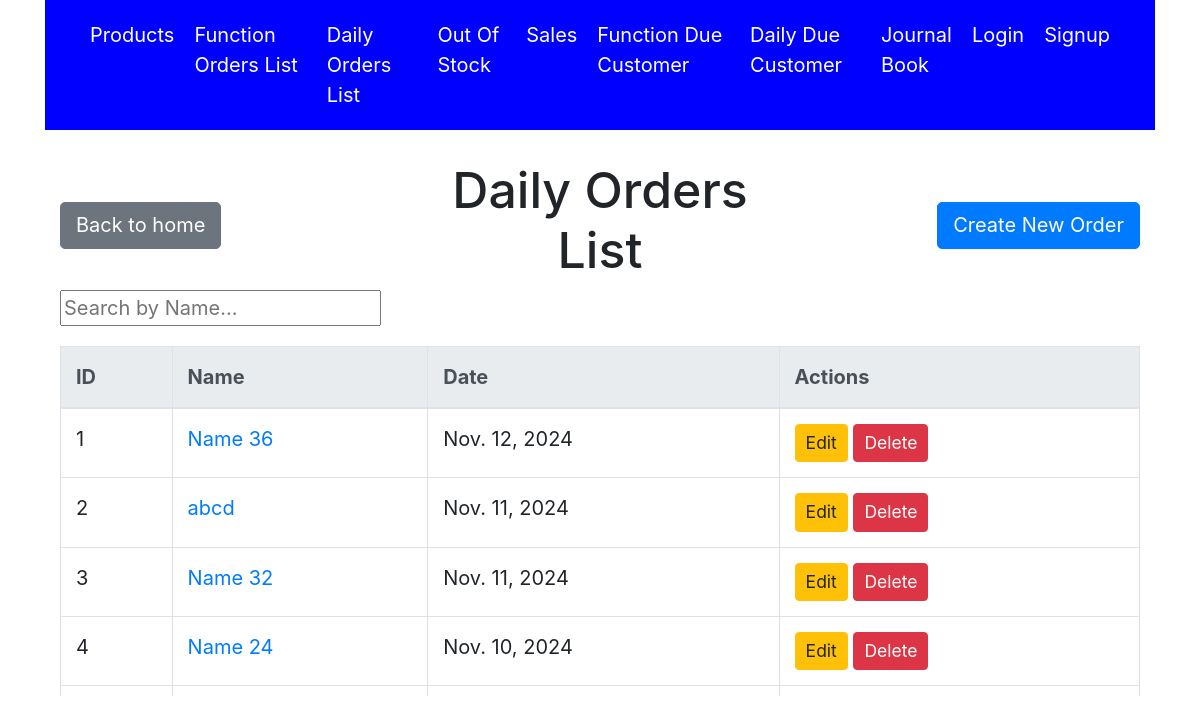
/orders/, run on an earlier commit of the app's database.
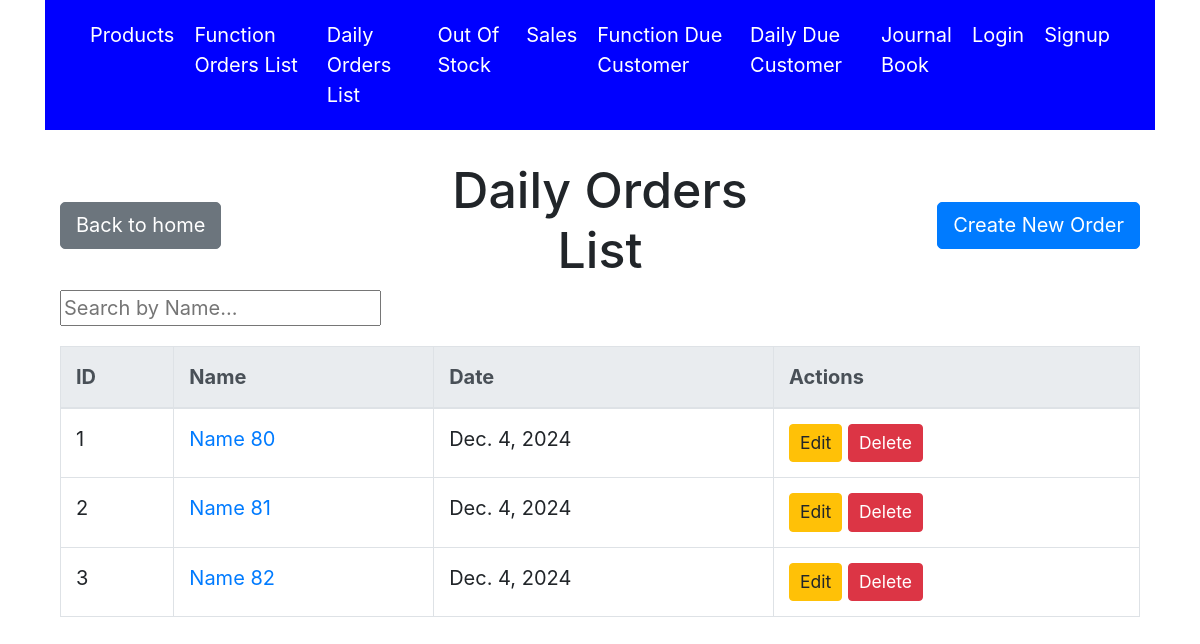
And on a later commit of the database.
### accounts/models.py (models this page shows, shortened)
class Orders(models.Model):
    name = models.CharField(max_length=255)
    date = models.DateField(default=timezone.now)
    is_function = models.BooleanField(default=True)

### accounts/views.py (the view)
# urls.py: path('orders/', views.orders_list, name='orders_list'),
def orders_list(request):
    orders = Orders.objects.filter(is_function=False).order_by('-date')  # '-' before 'date' indicates descending order
    query = request.GET.get('q', '')  # Get the search query from GET parameters
    if query:
        orders_list = Orders.objects.filter(name__istartswith=query).order_by('name')  # Filter by query
    else:
        orders_list = Orders.objects.all().order_by('name')  # Get all products if no query
    return render(request, 'orders_list.html', {'orders': orders, 'orders_list' : orders_list})

### accounts/templates/orders_list.html (shortened to what this page needs)
{% extends 'base.html' %}
{% block content %}
<head>
    <link rel="stylesheet" href="https://maxcdn.bootstrapcdn.com/bootstrap/4.5.2/css/bootstrap.min.css">
</head>
<body class="container">
    <div class="row align-items-center mt-4">
        <div class="col text-left">
            <a href="{% url 'home' %}" class="btn btn-secondary">Back to home</a>
        </div>
        <div class="col text-center">
            <h1>Daily Orders List</h1>
        </div>
        <div class="col text-right">
            <a href="{% url 'orders_create' %}?is_function=false" class="btn btn-primary">Create New Order</a>
        </div>
    </div>
    <div class="search-form mb-3">
        <input type="text" id="productSearch" placeholder="Search by Name..." onkeyup="searchProducts()">
    </div>
    <div class="table-wrapper">
        <table class="table table-bordered">
            <thead class="thead-light">
                <tr>
                    <th>ID</th>
                    <th>Name</th>
                    <th>Date</th>
                    <th>Actions</th>
                </tr>
            </thead>
            <tbody id="ordersTableBody">
                {% for order in orders %}
                    <tr class="order-item">
                        <td>{{ forloop.counter }}</td>
                        <td><a href="{% url 'orders_detail' order.id %}">{{ order.name }}</a></td>
                        <td>{{ order.date }}</td>
                        <td>
                            <a href="{% url 'orders_update' order.id %}" class="btn btn-warning btn-sm">Edit</a>
                            <form action="{% url 'orders_delete' order.id %}" method="POST" style="display:inline;">
                                <button type="submit" class="btn btn-danger btn-sm">Delete</button>
                            </form>
                        </td>
                    </tr>
                {% endfor %}
            </tbody>
        </table>
    </div>
</body>
{% endblock %}

### accounts/templates/base.html (shortened to what this page needs)
<!DOCTYPE html>
<html lang="en">
<head>
    <link href="https://stackpath.bootstrapcdn.com/bootstrap/4.5.2/css/bootstrap.min.css" rel="stylesheet">
</head>
<body>
    <nav class="navbar navbar-expand-lg navbar-light">
        <div class="container">
            <div class="collapse navbar-collapse" id="navbarNav">
                <ul class="navbar-nav ml-auto">
                    <li class="nav-item"><a class="nav-link" href="{% url 'product_list' %}">Products</a></li>
                    <li class="nav-item"><a class="nav-link" href="{% url 'function_orders_list' %}">Function Orders List</a></li>
                    <li class="nav-item"><a class="nav-link" href="{% url 'orders_list' %}">Daily Orders List</a></li>
                    <li class="nav-item"><a class="nav-link" href="{% url 'out_of_stock_products' %}">Out Of Stock</a></li>
                    <li class="nav-item"><a class="nav-link" href="{% url 'sales_summary' %}">Sales</a></li>
                    <li class="nav-item"><a class="nav-link" href="{% url 'function_debt_customer_list' %}?is_function=True">Function Due Customer</a></li>
                    <li class="nav-item"><a class="nav-link" href="{% url 'daily_debt_customer_list' %}?is_function=False">Daily Due Customer</a></li>
                    <li class="nav-item"><a class="nav-link" href="{% url 'journal_list' %}">Journal Book</a></li>
                    {% if user.is_authenticated %}
                        <li class="nav-item"><a class="nav-link" href="{% url 'logout' %}">Logout</a></li>
                    {% else %}
                        <li class="nav-item"><a class="nav-link" href="{% url 'login' %}">Login</a></li>
                        <li class="nav-item"><a class="nav-link" href="{% url 'signup' %}">Signup</a></li>
                    {% endif %}
                </ul>
            </div>
        </div>
    </nav>
    <div class="container">
        <div class="main-content">
            {% block content %}{% endblock %}
        </div>
    </div>
</body>
</html>

### accounts/templates/base.html (style rules this page uses)
html, body { height: 100%; margin: 0; font-size: 20px; }
.navbar { background-color: blue; }
.navbar a { color: #ffffff !important; }

### accounts/templates/orders_list.html (style rules this page uses)
.table-wrapper { overflow-y: auto; max-height: 350px; display: block; position: relative; }

What changed in the data, as far as the page shows it:
removed Orders: name "Name 36", date "Nov. 12, 2024"
removed Orders: name "abcd", date "Nov. 11, 2024"
removed Orders: name "Name 32", date "Nov. 11, 2024"
removed Orders: name "Name 24", date "Nov. 10, 2024"
added Orders: name "Name 80", date "Dec. 4, 2024"
added Orders: name "Name 81", date "Dec. 4, 2024"
added Orders: name "Name 82", date "Dec. 4, 2024"
